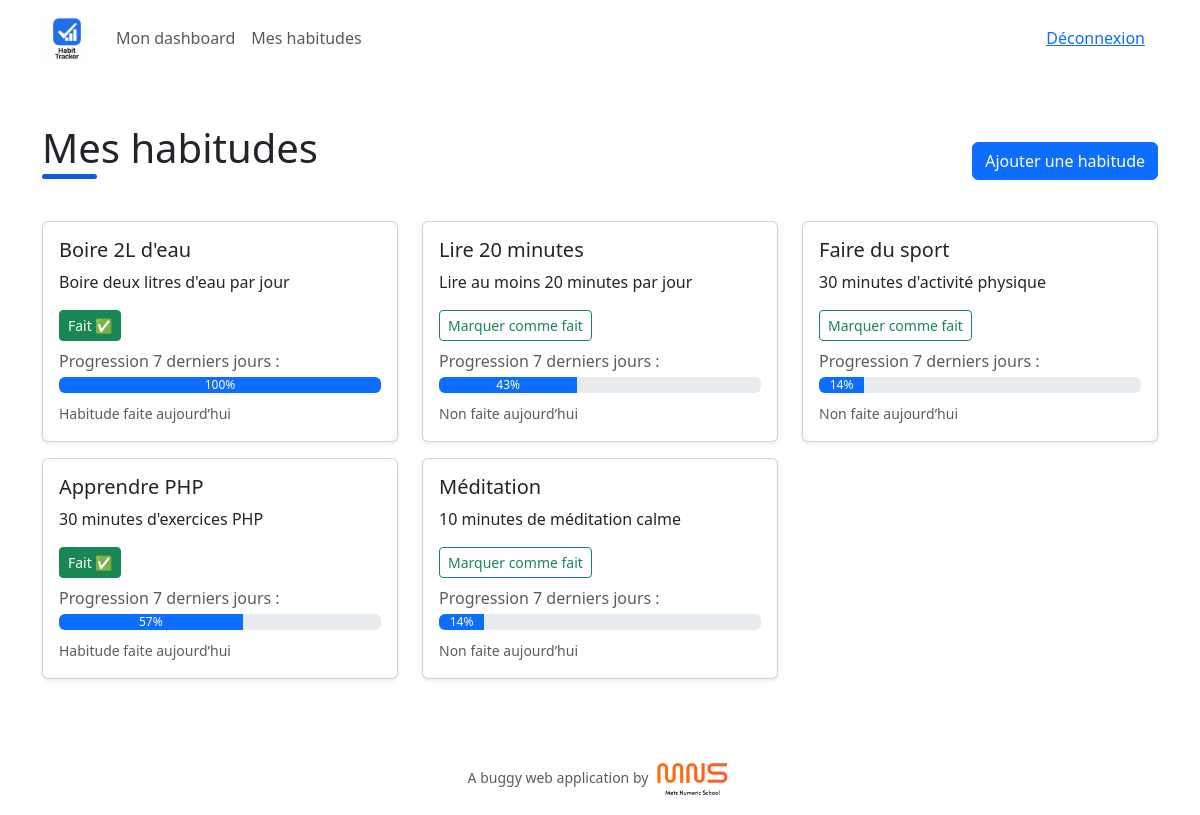
Screenshot of /habits (signed in) with the database file from the repository.
### tables this page shows
CREATE TABLE habits (
    id INT UNSIGNED AUTO_INCREMENT PRIMARY KEY,
    user_id INT UNSIGNED NOT NULL,
    name VARCHAR(100) NOT NULL,
    description TEXT,
    created_at TIMESTAMP DEFAULT CURRENT_TIMESTAMP,
    FOREIGN KEY (user_id) REFERENCES mns_user(id) ON DELETE CASCADE
);

### src/Controller/Member/HabitsController.php (called while the page is built, shortened)
<?php
class HabitsController extends AbstractController
{
    private HabitRepository $habitRepository;
    public function __construct()
    {
        $this->habitRepository = new HabitRepository();
    }
    public function index()
    {
        $userId = $_SESSION['user']['id'];
        $habits = $this->habitRepository->findByUser($userId);
        return $this->render('member/habits/index.html.php', [
            'habits' => $habits,
        ]);
    }
}

### public/index.php (called while the page is built, shortened)
<?php
require '../config/bootstrap.php';
$kernel = new Mns\Buggy\Core\Kernel(
    new Mns\Buggy\Core\Router($routes)
);
$kernel->run();

### core/MySqlConnector.php (called while the page is built, shortened)
<?php
class MySqlConnector {
    private static $instance = null;
    private $pdo;
    public static function getInstance() {
        if (self::$instance === null) {
            self::$instance = new self();
        }
        return self::$instance;
    }
    private function connect() {
        $host = $_ENV['DB_HOST'];
        $port = $_ENV['DB_PORT'];
        $dbname = $_ENV['DB_DATABASE'];
        $username = $_ENV['DB_USERNAME'];
        $password = $_ENV['DB_PASSWORD'];
        $dsn = "mysql:host=$host;port=$port;dbname=$dbname;charset=utf8mb4";
        try {
            $this->pdo = new \PDO($dsn, $username, $password, [
                \PDO::ATTR_ERRMODE => \PDO::ERRMODE_EXCEPTION,
                \PDO::ATTR_DEFAULT_FETCH_MODE => \PDO::FETCH_ASSOC,
            ]);
        } catch (\PDOException $e) {
            throw new \Exception("Connection failed: " . $e->getMessage());
        }
    }
    public function getConnection() {
        return $this->pdo;
    }
}

### core/AbstractRepository.php (called while the page is built, shortened)
<?php
abstract class AbstractRepository
{
    public function getConnection() {
        return MySqlConnector::getInstance()->getConnection();
    }
}

### src/Repository/HabitRepository.php (called while the page is built, shortened)
<?php
class HabitRepository extends AbstractRepository
{
    public function findByUser(int $userId)
    {
        $sql = "SELECT * FROM habits WHERE user_id = $userId";
        $query = $this->getConnection()->query($sql);
        return EntityMapper::mapCollection(Habit::class, $query->fetchAll());
    }
}

### src/Entity/AbstractEntity.php (called while the page is built, shortened)
<?php
abstract class AbstractEntity
{
    protected $id;
    public function getId(): ?int
    {
        return $this->id;
    }
    public function setId(int $id): void
    {
        $this->id = $id;
    }
    public static function hydrate(array $data): self
    {
        $entity = new static();
        foreach ($data as $key => $value) {
            $method = 'set' . ucfirst($key);
            if (method_exists($entity, $method)) {
                $entity->$method($value);
            }
        }
        return $entity;
    }
}

### src/Entity/Habit.php (called while the page is built, shortened)
<?php
class Habit extends AbstractEntity
{
    private $name;
    private $description;
    public function getName()
    {
        return $this->name;
    }
    public function setName($name): self
    {
        $this->name = $name;
        return $this;
    }
    public function getDescription()
    {
        return $this->description;
    }
    public function setDescription($description): self
    {
        $this->description = $description;
        return $this;
    }
    public function isCompletedToday(): bool
    {
        $habitLogRepository = new HabitLogRepository();
        return $habitLogRepository->isCompletedToday($this->getId());
    }
    public function getProgress(int $days = 7): int
    {
        $habitLogRepository = new HabitLogRepository();
        $completedDays = $habitLogRepository->countCompletedLastDays($this->getId(), $days);
        return (int)round(($completedDays / $days) * 100);
    }
}

### src/Utils/EntityMapper.php (called while the page is built, shortened)
<?php
final class EntityMapper {
    public static function map(string $className, array $data)
    {
        return !empty($data) ? $className::hydrate($data) : null;
    }
    public static function mapCollection(string $className, array $collection)
    {
        return array_map(function($data) use ($className)
        {
            return self::map($className, $data);
        }, $collection);
    }
}

### src/Repository/HabitLogRepository.php (called while the page is built, shortened)
<?php
class HabitLogRepository extends AbstractRepository
{
    public function isCompletedToday(int $habitId): bool
    {
        $sql = "
            SELECT status
            FROM habit_logs
            WHERE habit_id = :habit_id
              AND log_date = CURDATE()
            LIMIT 1
        ";
        $stmt = $this->getConnection()->prepare($sql);
        $stmt->execute(['habit_id' => $habitId]);
        $row = $stmt->fetch();
        return !empty($row) && $row['status'] == 1;
    }
    public function countCompletedLastDays(int $habitId, int $days = 7): int
    {
        $sql = "
            SELECT COUNT(DISTINCT log_date) as completed_days
            FROM habit_logs
            WHERE habit_id = :habit_id
              AND status = 1
              AND log_date >= DATE_SUB(CURDATE(), INTERVAL :days DAY)
        ";
        $stmt = $this->getConnection()->prepare($sql);
        $stmt->bindValue('habit_id', $habitId, \PDO::PARAM_INT);
        $stmt->bindValue('days', $days, \PDO::PARAM_INT);
        $stmt->execute();
        $row = $stmt->fetch();
        return (int)($row['completed_days'] ?? 0);
    }
}

### templates/member/habits/index.html.php (the view, shortened to what this page needs)
<div class="container py-5">
    <div class="d-flex justify-content-between align-items-center mb-4">
        <h1>Mes habitudes</h1>
        <a href="/habits/create" class="btn btn-primary">Ajouter une habitude</a>
    </div>
    <?php if (!empty($habits)): ?>
        <div class="row">
            <?php foreach ($habits as $habit): ?>
                <div class="col-md-4 mb-3">
                    <div class="card shadow-sm">
                        <div class="card-body">
                            <h5 class="card-title"><?= htmlspecialchars($habit->getName()) ?></h5>
                            <p class="card-text"><?= htmlspecialchars($habit->getDescription()) ?></p>
                            <form action="/habit/toggle" method="post" class="mb-2">
                                <button type="submit"
                                        class="btn <?= $habit->isCompletedToday() ? 'btn-success' : 'btn-outline-success' ?> btn-sm">
                                    <?= $habit->isCompletedToday() ? 'Fait ✅' : 'Marquer comme fait' ?>
                                </button>
                            </form>
                            <p class="mb-1 text-muted">Progression 7 derniers jours :</p>
                            <div class="progress mb-2">
                                <div class="progress-bar" role="progressbar"
                                     style="width: <?= $habit->getProgress(7) ?>%;"
                                     aria-valuenow="<?= $habit->getProgress(7) ?>"
                                     aria-valuemin="0" aria-valuemax="100">
                                    <?= $habit->getProgress(7) ?>%
                                </div>
                            </div>
                            <small class="text-muted">
                                <?= $habit->isCompletedToday() ? 'Habitude faite aujourd’hui' : 'Non faite aujourd’hui' ?>
                            </small>
                        </div>
                    </div>
                </div>
            <?php endforeach; ?>
        </div>
    <?php else: ?>
        <p class="text-muted">Vous n’avez encore aucune habitude. <a href="/habits/create">Créez-en une maintenant</a>.</p>
    <?php endif; ?>
</div>

### public/css/app.css (style rules this page uses)
:root { --primary-color: #0b5ed7; }
h1 { padding-bottom: 5px; position: relative; margin-bottom: 20px; }
h1::before { content: ""; display: inline-block; height: 5px; width: 20%; background-color: var(--primary-color); position: absolute; left: 0; bottom: -2px; border-radius: 3px; -webkit-border-radius: 3px; -moz-border-radius: 3px; -ms-border-radius: 3px; -o-border-radius: 3px; }

### rows the page displays
habits: name "Boire 2L d'eau", description "Boire deux litres d'eau par jour", shows "Fait ✅", Progress "100", shows "Habitude faite aujourd’hui"
habits: name "Lire 20 minutes", description "Lire au moins 20 minutes par jour", shows "Marquer comme fait", Progress "43", shows "Non faite aujourd’hui"
habits: name "Faire du sport", description "30 minutes d'activité physique", shows "Marquer comme fait", Progress "14", shows "Non faite aujourd’hui"
habits: name "Apprendre PHP", description "30 minutes d'exercices PHP", shows "Fait ✅", Progress "57", shows "Habitude faite aujourd’hui"
habits: name "Méditation", description "10 minutes de méditation calme", shows "Marquer comme fait", Progress "14", shows "Non faite aujourd’hui"
